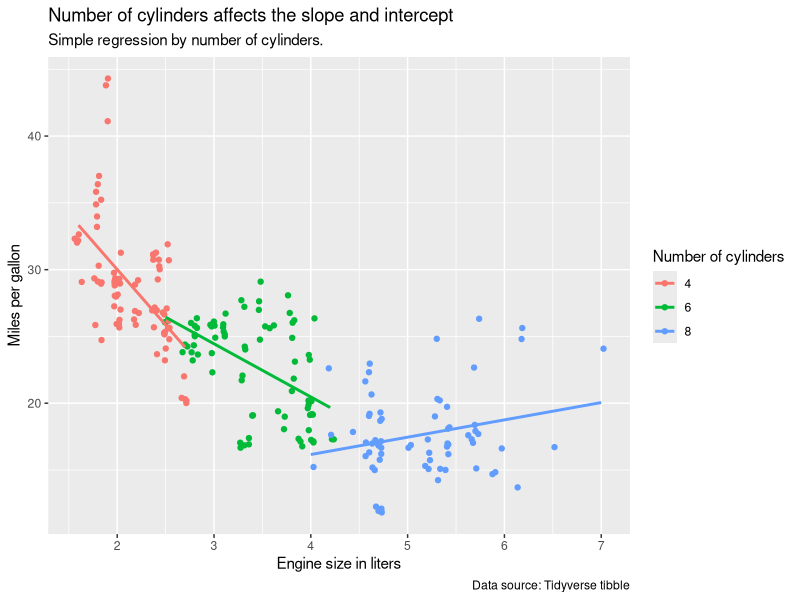
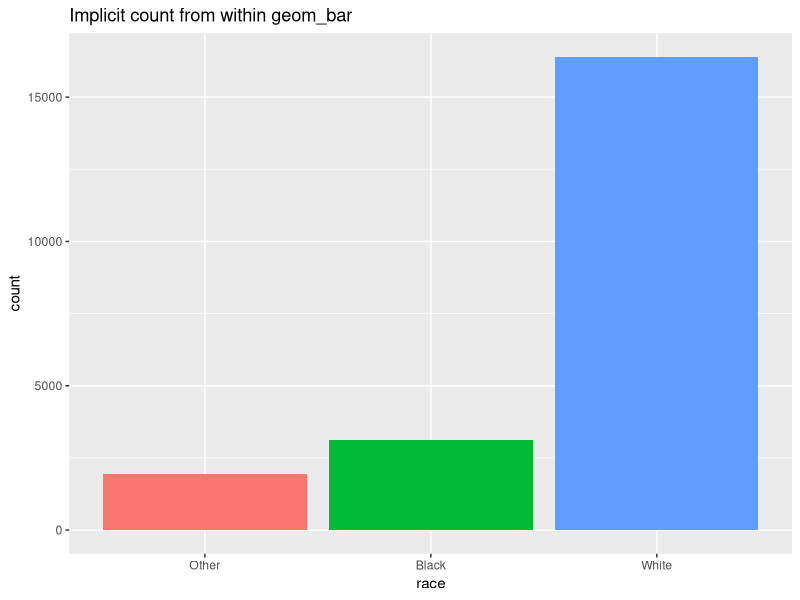
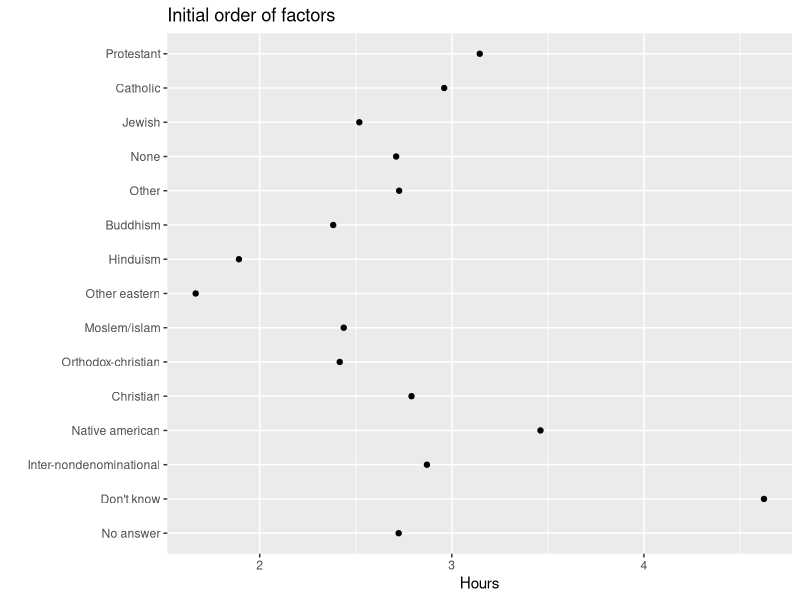
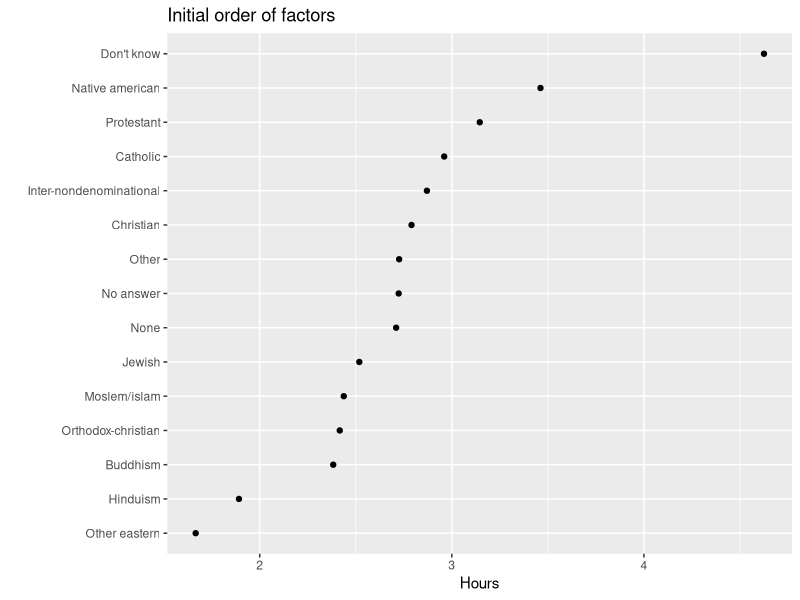
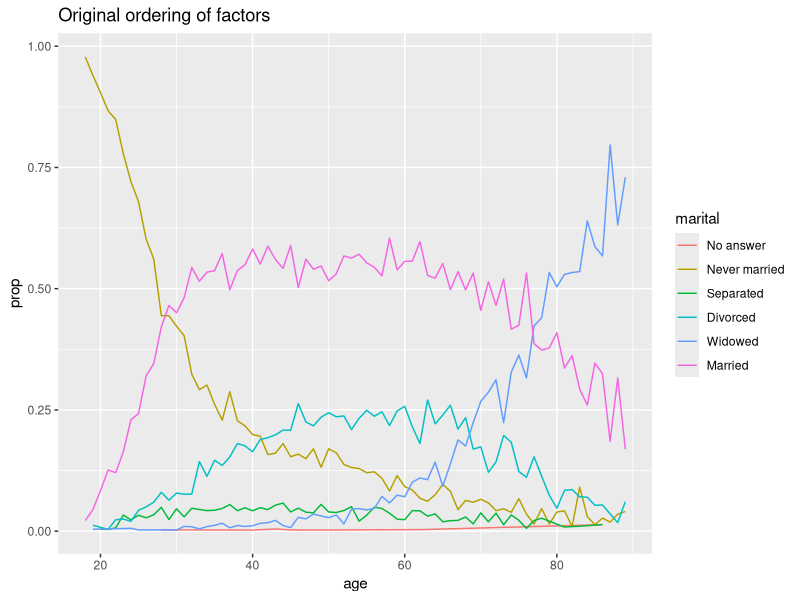
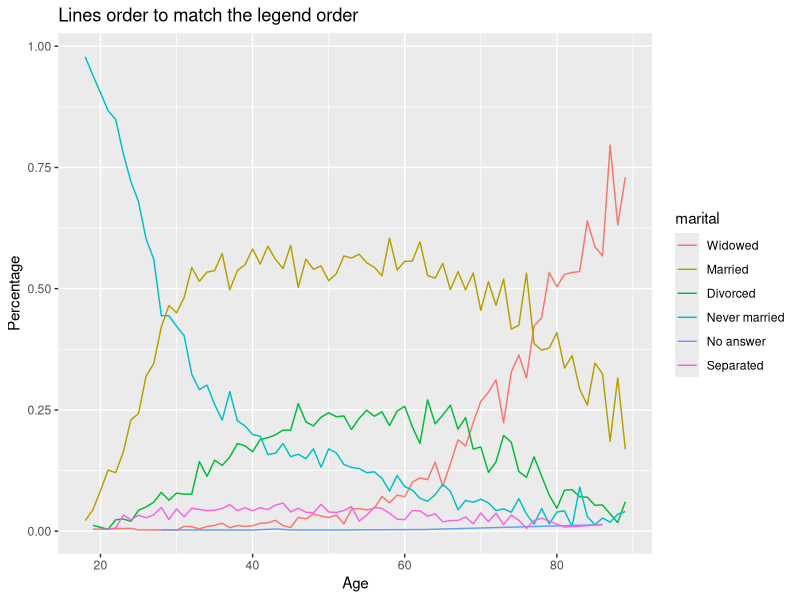
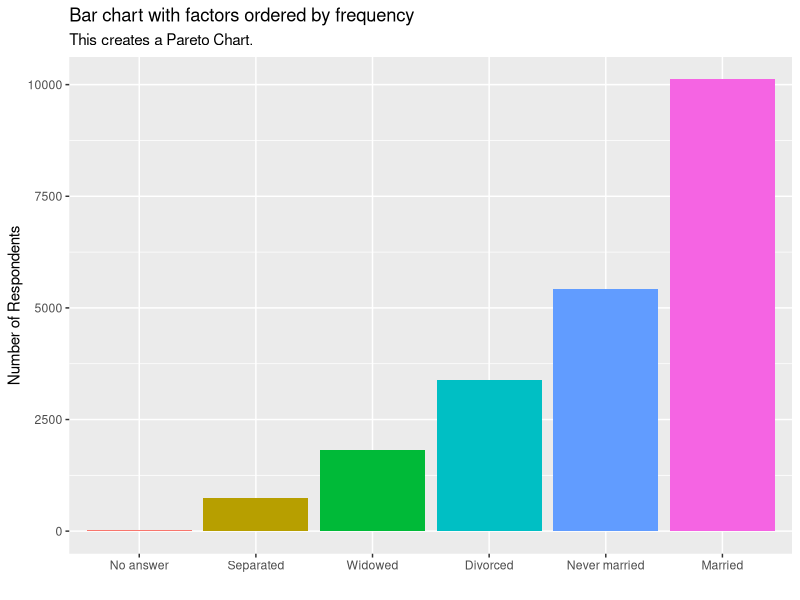
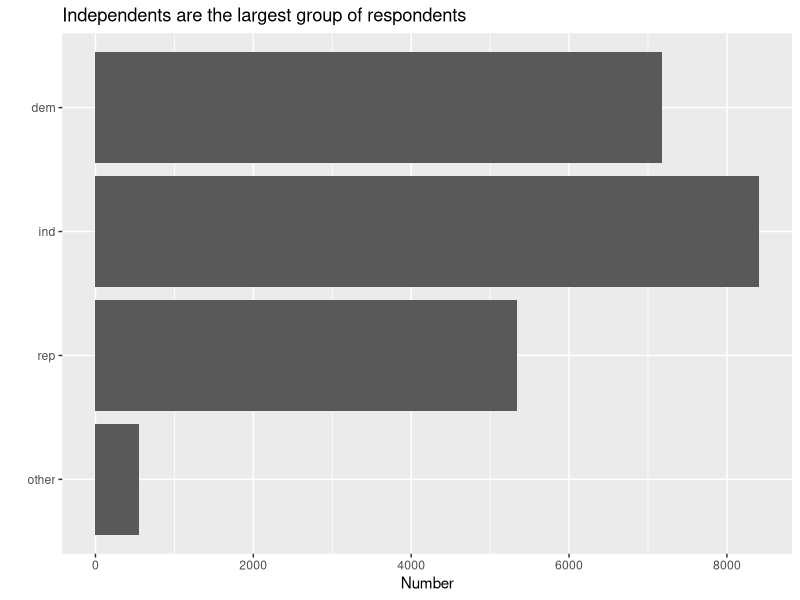

R code for these plots, in order:
## ---- chunk 1
knitr::opts_chunk$set(echo = TRUE,
                      message = FALSE,
                      warning = FALSE)
# Load libraries
library(tidyverse)
library(kableExtra)
## ---- chunk 2
mpg <- mpg  %>% 
  filter(cyl != 5)
## ---- chunk 3
mpg %>% 
  ggplot(aes(x = displ, y = hwy, color = as.factor(cyl))) +
  geom_point(position = "jitter") +
  geom_smooth(method = "lm", se = FALSE) +
  labs(
    title = "Number of cylinders affects the slope and intercept",
    subtitle = "Simple regression by number of cylinders.",
    x = "Engine size in liters",
    y = "Miles per gallon",
    color = "Number of cylinders",
    caption = "Data source: Tidyverse tibble"
  )
## ---- chunk 4
mpg$cyl
lm(hwy ~ cyl + displ, data = mpg) %>% 
  summary()
## ---- chunk 5
mpg <- mpg %>% 
  mutate(cyl_factor = factor(cyl))
mpg$cyl_factor
         
lm(hwy ~ cyl_factor + displ + cyl_factor * displ, data = mpg) %>%
  summary()
## ---- chunk 6
(x1 <- c("Dec", "Apr", "Jan", "Mar"))
(x2 <- c("Dec", "Apr", "Jam", "Mar"))

sort(x1)
class(x1)
## ---- chunk 7
month_levels <- c(
  "Jan", "Feb", "Mar", "Apr", "May", "Jun", 
  "Jul", "Aug", "Sep", "Oct", "Nov", "Dec"
)

(y1 <- factor(x1, levels = month_levels))
(y2 <- factor(x2, levels = month_levels))
sort(y1)
class(y1)
## ---- chunk 8
factor(x1)
## ---- chunk 9
unique(x1)
(f1 <- factor(x1, levels = unique(x1)))

(f2 <- factor(x1) %>% fct_inorder())

f2 %>% levels()
## ---- chunk 10
? gss_cat
gss_cat %>% glimpse()
## ---- chunk 11
gss_cat %>% 
  count(race)
## ---- chunk 12
gss_cat$race %>% levels()
gss_cat %>% 
  ggplot(aes(x = race, fill = race)) +
  geom_bar(show.legend = FALSE) +
  labs(title = "Implicit count from within geom_bar")
## ---- chunk 13
gss_cat %>% 
  count(race, marital)
## ---- chunk 14
gss_cat %>% 
  count(race, marital) %>% 
  pivot_wider(names_from = marital, values_from = n) %>% 
  kable() %>% 
  kable_styling(bootstrap_options = c("striped", "hover", "condensed"))
## ---- chunk 15
# Create the relig_summary tibble using summary to calculate the mean and tv hours
relig_summary <- gss_cat %>%
  group_by(relig) %>%
  summarise(
    age = mean(age, na.rm = TRUE),
    tvhours = mean(tvhours, na.rm = TRUE),
    n = n()
  )

relig_summary %>%
  ggplot(aes(tvhours, relig)) +
  geom_point() +
  labs(title = "Initial order of factors",
       x = "Hours",
       y = "")
## ---- chunk 16
relig_summary %>%
  ggplot(aes(x = tvhours, y = relig %>% fct_reorder(tvhours))) +
  geom_point() +
  labs(title = "Initial order of factors",
       x = "Hours",
       y = "")
## ---- chunk 17
# Calculate the proportion in each age and marital status category
by_age <- gss_cat %>%
  filter(!is.na(age)) %>%
  count(age, marital) %>%
  group_by(age) %>%
  mutate(prop = n / sum(n))

by_age %>%
  ggplot(aes(x = age, y = prop, color = marital)) +
  geom_line(na.rm = TRUE) +
  labs(title = "Original ordering of factors")
## ---- chunk 18
by_age %>%
  ggplot(aes(age, prop, color = marital %>% fct_reorder2(age, prop))) +
  geom_line(na.rm = TRUE) +
  labs(title = "Lines order to match the legend order",
       x = "Age",
       y = "Percentage",
    colour = "marital")
## ---- chunk 19
gss_cat %>%
  mutate(marital = marital %>% fct_infreq() %>% fct_rev()) %>%
  ggplot(aes(x = marital, fill = marital)) +
  geom_bar(show.legend = FALSE) +
  labs(
    title = "Bar chart with factors ordered by frequency",
    subtitle = "This creates a Pareto Chart.",
    x = "",
    y = "Number of Respondents"
  )
## ---- chunk 20
# Original factor levels and labels
gss_cat %>%
  count(partyid)
## ---- chunk 21
gss_cat %>%
  mutate(
    partyid = fct_recode(
      partyid,
      "Republican, strong"    = "Strong republican",
      "Republican, weak"      = "Not str republican",
      "Independent, near rep" = "Ind, near rep",
      "Independent, near dem" = "Ind, near dem",
      "Democrat, weak"        = "Not str democrat",
      "Democrat, strong"      = "Strong democrat"
    )
  ) %>%
  count(partyid)
## ---- chunk 22
gss_cat %>%
  mutate(
    partyid = fct_recode(
      partyid,
      "Republican, strong"    = "Strong republican",
      "Republican, weak"      = "Not str republican",
      "Independent, near rep" = "Ind,near rep",
      "Independent, near dem" = "Ind,near dem",
      "Democrat, weak"        = "Not str democrat",
      "Democrat, strong"      = "Strong democrat",
      "Other"                 = "No answer",
      "Other"                 = "Don't know",
      "Other"                 = "Other party"
    )
  ) %>%
  count(partyid)
## ---- chunk 23
gss_cat %>%
  mutate(partyid = fct_collapse(
    partyid,
    other = c("No answer", "Don't know", "Other party"),
    rep = c("Strong republican", "Not str republican"),
    ind = c("Ind,near rep", "Independent", "Ind,near dem"),
    dem = c("Not str democrat", "Strong democrat")
  )) %>%
  ggplot(aes(y = partyid)) +
  geom_bar(show.legend = FALSE) +
  labs(
    title = "Independents are the largest group of respondents",
    y = "",
    x = "Number"
  )
